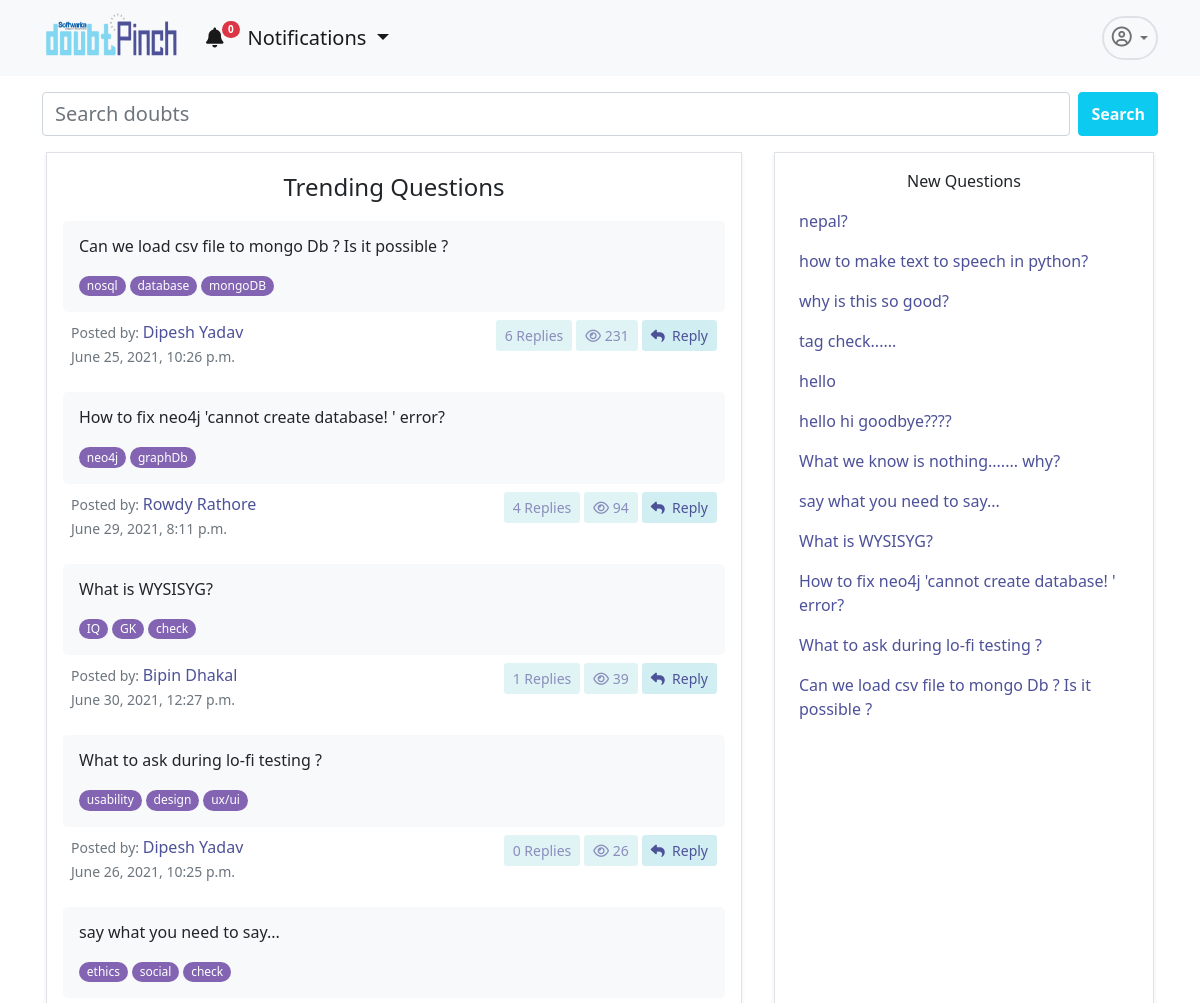
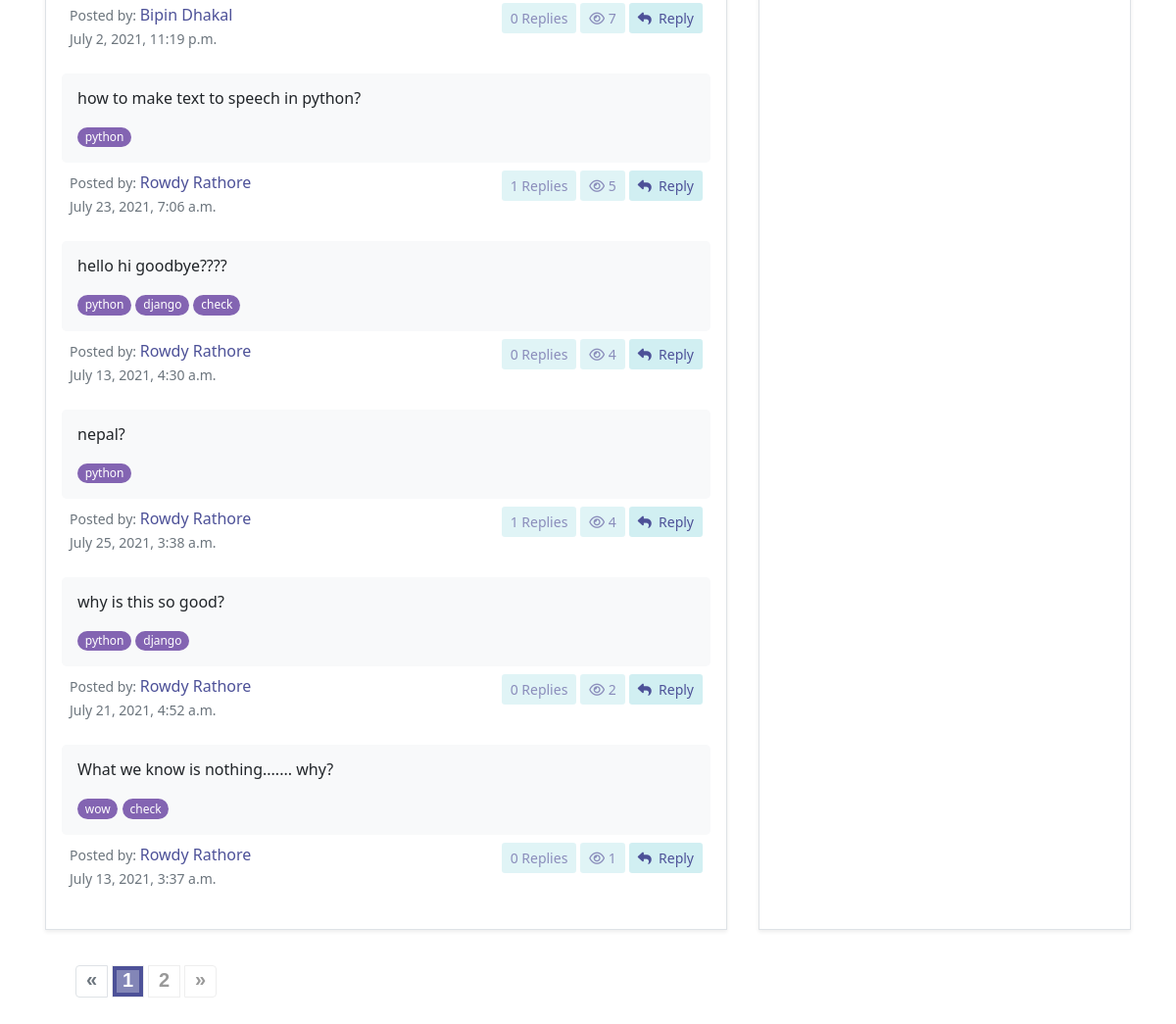
Page /app/home/ on the earlier database version (2 pictures, top to bottom).
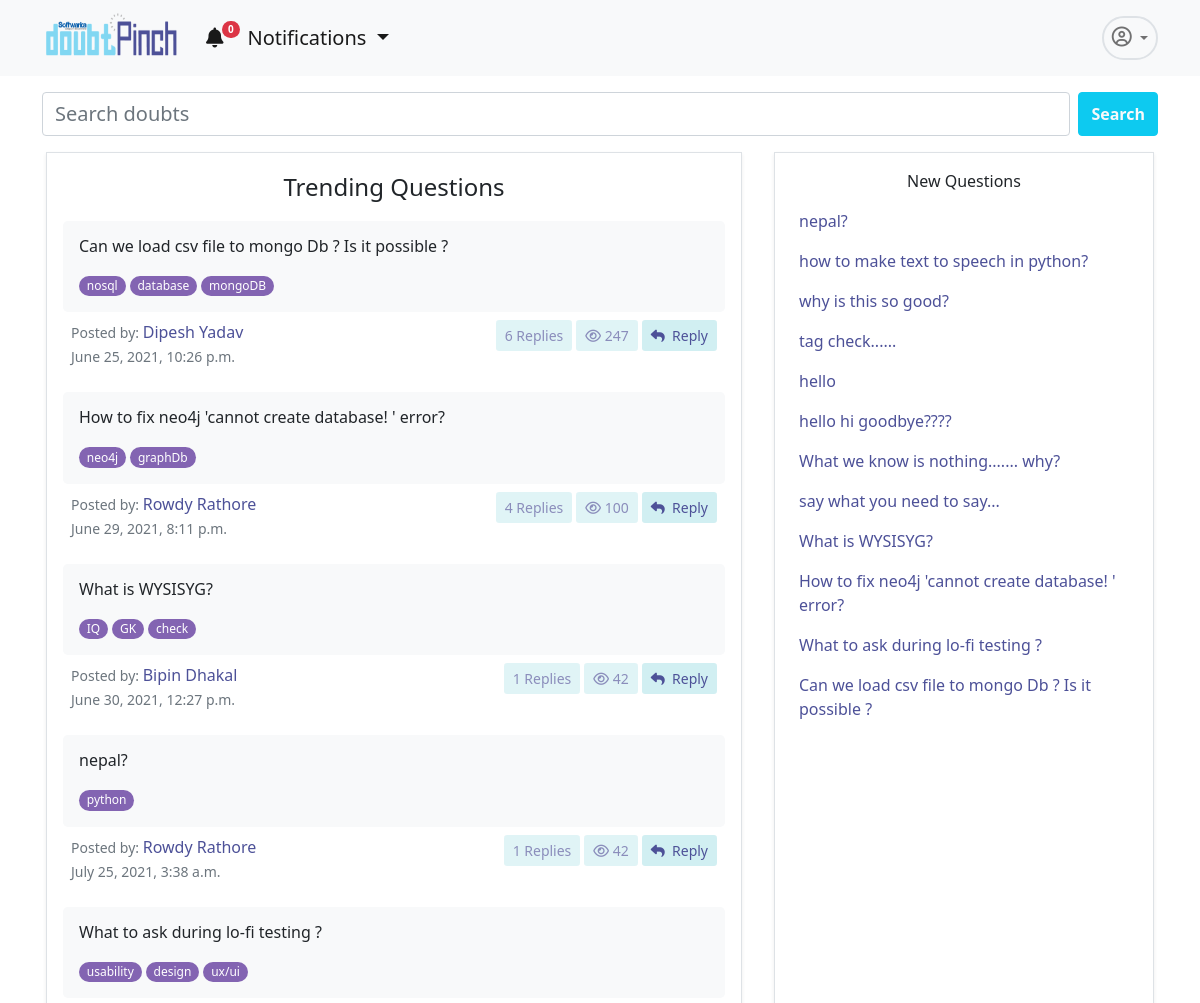
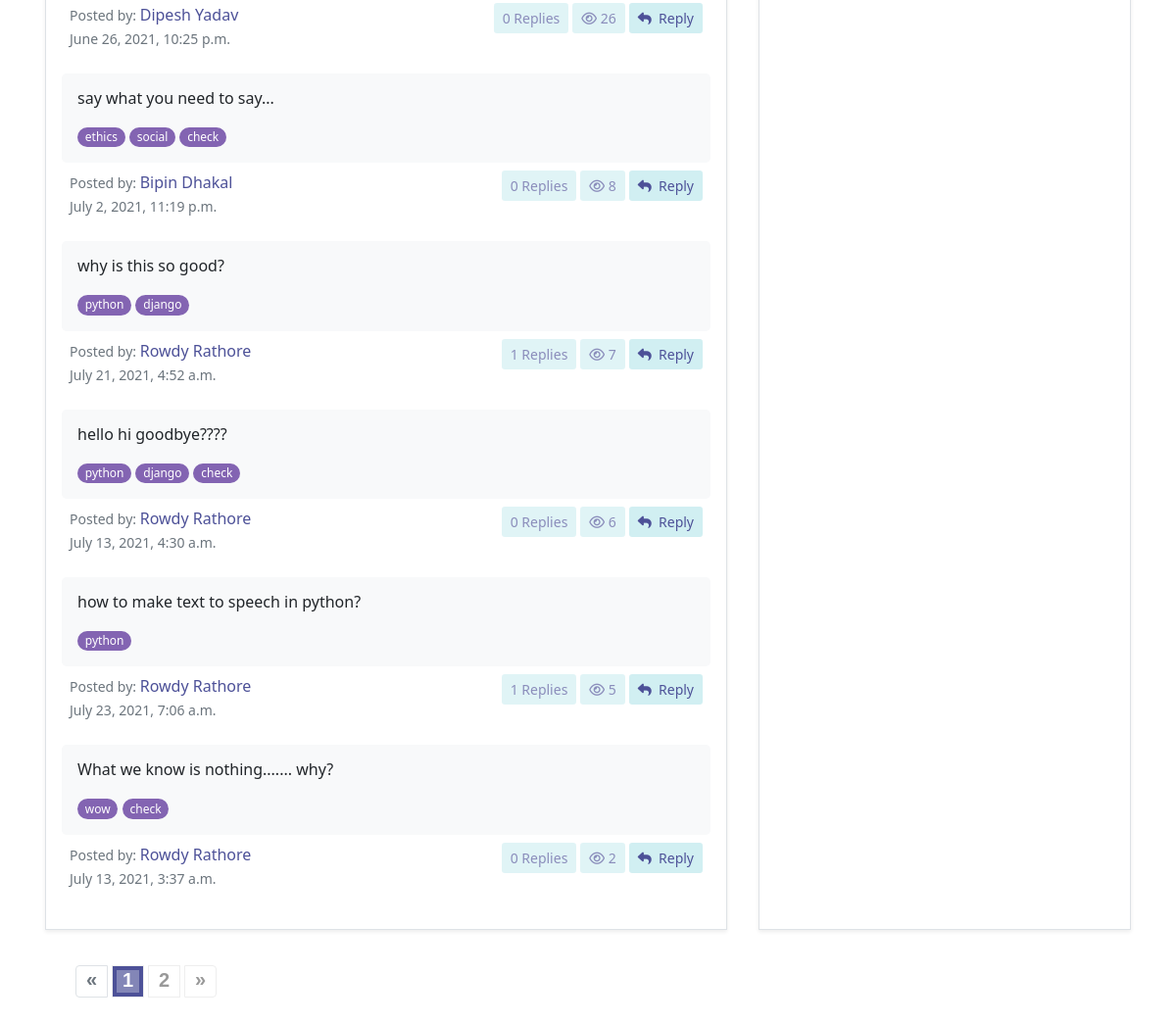
Same page on the later database version (2 pictures, top to bottom).
### dpapp/models.py (models this page shows, shortened)
class Doubt(models.Model):
    user= models.ForeignKey(User,on_delete=models.CASCADE)
    title= models.TextField(null=False)
    description=models.TextField(null=True, blank=True)
    created_on = models.DateTimeField(default=datetime.now, blank=True)
    views= models.IntegerField(default=0)
    tags = TaggableManager()
    @property
    def total_replies(self):
        totalreplies = Answer.objects.filter(doubt=self).count()
        return totalreplies

### accounts/models.py (models this page shows, shortened)
class User(AbstractUser):
    username = None#models.CharField(max_length=255, null=True, blank=True)
    email = models.EmailField(
        verbose_name='email address',
        max_length=255,
        unique=True,
    )
    profile_pic= models.ImageField(upload_to='admin_pics', null=True, blank=True)
    email_confirmed = models.BooleanField(default=False) #initially this field is false but will se chan
    is_active = models.BooleanField(default=False)
    is_staff = models.BooleanField(default=False) # a admin user; non super-user
    is_admin = models.BooleanField(default=False)
    is_seller = models.BooleanField(default=False)
    is_customer = models.BooleanField(default=False)
    USERNAME_FIELD = 'email'
    REQUIRED_FIELDS = [] #emaila nd password are required fields and first name and last name is inherited from the user creation model
    object = UserManager()

### dpapp/views.py (the view)
# urls.py: 2. Add a URL to urlpatterns:  path('', Home.as_view(), name='home')
class Home(ListView):
    template_name="dpapp/home.html"
    model= Doubt
    def get_context_data(self, **kwargs):
        context = super(Home, self).get_context_data(**kwargs)
        doubts=Doubt.objects.all().order_by('-views')
        newdoubts=Doubt.objects.all().order_by('-id')
        paginator= Paginator(doubts, 10)
        page = self.request.GET.get('page')
        try:
            doubts = paginator.page(page)
        except PageNotAnInteger:
            doubts = paginator.page(1)
        except EmptyPage:
            doubts = paginator.page(paginator.num_pages)
        context.update({'doubts':doubts,'newdoubts':newdoubts,'page':page})
        return context

### dpapp/blognav.py (called while the page is built)
def navbar(request):
    if not request.user.is_anonymous:
        user=request.user
        notifications = Notification.objects.filter(user=user).order_by('-id')[:5]
        noti_count = Notification.objects.filter(user=user, is_seen=False).count()
        return {'nav_notifications': notifications,'noti_count':noti_count}
    return {'nav_notifications': '0','noti_count':0}

### templates/dpapp/home.html (shortened to what this page needs)
{% extends 'dpapp/base.html' %}
{% load static %}
        {% block navbar%}
        <link rel="stylesheet" href="{% static 'dpapp/css/paginate.css' %}">
        <div class="container">
            <form class="d-flex mt-3" method="GET" action="/app/search">
                <input class="form-control me-2 fs-5 fw-light" type="search" placeholder="Search doubts" name="query"
                    aria-label="Search">
                <button class="btn btn-info text-light fw-bold" type="submit">Search</button>
            </form>
            <div class="row mt-3 ">
                <div class="col border shadow-sm p-3 mx-3 mb-3">
                    <p class="fw-light fs-4 text-center">Trending Questions</p>
                    {% for i in doubts %}
                    <div class="mt-1">
                        <div class="bg-light mt-2 p-3 rounded-3  ">
                            <p class="h6 text-dark mb-3">{{i.title}}</p>
                            {% for tag in i.tags.all %}
                            <a href="{% url 'dpapp:tags' tag.slug %}"><span class="badge rounded-pill bg-purple fw-normal">{{tag.name}}</span></a>
                            {%endfor%}
                        </div>
                        <div class="d-flex bd-highlight mb-3">
                            <div class="me-auto p-2 bd-highlight">
                                <small class="text-muted">Posted by: <span class="fs-6 text-pinch">{{i.user.first_name}} {{i.user.last_name}}</span></small><br>
                                <small class="text-muted">{{i.created_on}}</span></small>
                            </div>
                            <div class="p-2 bd-highlight">
                                <div class="d-flex justify-content-center">
                                    <a href="" class="btn btn-doubt btn-sm text-pinch disabled me-1"> {{i.total_replies}} Replies</a>
                                    <a href="" class="btn btn-doubt btn-sm text-pinch disabled me-1"><i
                                            class="far fa-eye"></i> {{i.views}}</a>
                                    <a href="{% url 'dpapp:detail' i.id %}" class="btn btn-doubt btn-sm text-pinch "><i
                                            class="fas fa-reply"></i>&nbsp; Reply</a>
                                </div>
                            </div>
                        </div>
                    </div>
                    {% endfor %}
                </div>
                <div class="col-lg-4 col-11 border shadow-sm mx-3 py-3 px-4 mb-3">
                    <p class="fw-light fs-6 text-center">New Questions</p>
                    {% for i in newdoubts%}
                    <a href="{% url 'dpapp:detail' i.id %}" class="text-pinch text-decoration-none fs-6">
                        <p>{{i.title}}</p>
                    </a>
                   {% endfor %}
                </div>
            </div>
            {% if doubts.paginator.num_pages > 1 %}
            <div class="demo">
                <nav class="pagination-outer" aria-label="Page navigation">
                    <ul class="pagination">
                        {% if doubts.has_previous %}
                        {% if 'heading_contains' in request.get_full_path %}
                        <li class="page-item">
                            <a class="page-link" href="{{ request.get_full_path }}&page={{ doubts.previous_page_number }}" tabindex="-1" aria-label="Previous">
                                <span aria-hidden="true">«</span>
                            </a>
                        </li>
                        {% else %}
                        <li class="page-item">
                            <a  class="page-link" href="?page={{ doubts.previous_page_number }}" tabindex="-1" aria-label="Previous">
                                <span aria-hidden="true">«</span>
                            </a>
                        </li>
                        {% endif %}
                        {% else%}
                        <li class="page-item disabled">
                            <a href="#" class="page-link"  tabindex="-1" aria-label="Previous">
                                <span aria-hidden="true">«</span>
                            </a>
                        </li>
                        {% endif %}
                        {% for i in doubts.paginator.page_range %}
                        {% if i == doubts.number%}
                        <li class="page-item active"><a class="page-link" href="#">{{i}}</a></li>
                        {% else %}
                            {% if 'heading_contains' in request.get_full_path %}
                            <li class="page-item"><a class="page-link" href="{{ request.get_full_path }}&page={{ i }}">{{ i }}</a></li>
                            {% else %}
                            <li class="page-item "><a class="page-link"  href="?page={{ i }}">{{ i }}</a></li>
                            {% endif %}
                        {% endif %}
                        {% endfor %}
                        {% if doubts.has_next %}
                        {% if 'heading_contains' in request.get_full_path %}
                        <li class="page-item">
                            <a class="page-link" aria-label="Next" href="{{ request.get_full_path }}&page={{ doubts.next_page_number }}">
                                <span aria-hidden="true">»</span>
                            </a>
                        </li>
                        {% else %}
                        <li class="page-item">
                            <a class="page-link" aria-label="Next" href="?page={{ doubts.next_page_number }}">
                                <span aria-hidden="true">»</span>
                            </a>
                        </li>
                        {%endif%}
                        {% else %}
                        <li class="page-item disabled">
                            <a class="page-link" aria-label="Next" href="#">
                                <span aria-hidden="true">»</span>
                            </a>
                        </li>
                        {%endif%}
                    </ul>
                </nav>
            </div>
            {%endif%}
        </div>
{% endblock %}

### templates/dpapp/base.html (shortened to what this page needs)
<!DOCTYPE html>
{% load static %}
{% load humanize %}
<html lang="en">
    <head>
        <link href="https://cdn.jsdelivr.net/npm/bootstrap@5.0.1/dist/css/bootstrap.min.css" rel="stylesheet"
 />
        <link href="{% static 'dpapp/downhover/css/animate.min.css' %}" rel="stylesheet">
        <link href="{% static 'dpapp/downhover/css/bootstrap-dropdownhover.min.css' %}" rel="stylesheet">
    </head>
    <body>
        <nav class="navbar navbar-expand-lg navbar-light bg-light">
            <div class="container">
                <div data-tilt>
                    <a class="navbar-brand" href="{% url 'dpapp:home'%}">
                        <img src="{% static 'accounts/pics/logo.png' %}" alt="" width="140" height="60" />
                    </a>
                </div>
                <div class="collapse navbar-collapse" id="navbarNavDropdown">
                    <ul class="navbar-nav">
                        <li class="nav-item me-2">
                            <div class="dropdown ">
                                <a class="nav-link active fs-5 dropdown-toggle" id="dropdownMenuButton1" data-bs-toggle="dropdown" aria-expanded="false" aria-current="page" href="#"><i
                                    class="fas fa-bell"></i><span class="badge rounded-pill bg-danger noti-count" style="
                    font-size: 10px;
                    position: relative;
                    top: -12px;
                    left: -2px;
                  ">{{noti_count}}</span> Notifications
                            </a>
                              </div>
                        </li>
                    </ul>
                    <ul class="navbar-nav ms-auto">
                        <li class="nav-item dropdown">
                            <a class="
                  nav-link
                  dropdown-toggle
                  border
                  rounded-pill
                  border-2
                  p-2
                " href="#" id="navbarDropdownMenuLink" role="button" data-bs-toggle="dropdown" aria-expanded="false">
                                <i class="far fa-user-circle fs-5"></i> {{user.first_name}}
                            </a>
                        </li>
                    </ul>
                </div>
            </div>
        </nav>
        {% block navbar %} {% endblock %}
    </body>
</html>

### static/dpapp/css/paginate.css (style rules this page uses)
.pagination-outer { text-align: center; }
.pagination { font-family: 'Quicksand', sans-serif; padding: 20px 30px; border-radius: 0; display: inline-flex; position: relative; float: left; }
.pagination li a.page-link { color: #999; background-color: transparent; font-size: 20px; font-weight: 600; line-height: 29px; height: 33px; width: 33px; padding: 0; margin: 0 5px; border-radius: 0; border: 1px solid #eee; transition: all 0.5s ease 0s; }
.pagination li a.page-link:hover, .pagination li a.page-link:focus, .pagination li.active a.page-link:hover, .pagination li.active a.page-link { color: #fff; background: #4d5198; border: 1px solid #eee; outline: 11px solid rgba(255,255,255,0.3); outline-offset: -17px; }
.pagination li:first-child a.page-link, .pagination li:last-child a.page-link { line-height: 27px; }

### templates/dpapp/base.html (style rules this page uses)
.bg-purple { background-color: #8364b2 !important; }
.text-pinch { color: #4d5198; }
.btn-doubt { background-color: #d1eff2; }

Differences in the rows shown:
changed Doubt "Can we load csv file to mongo Db ? Is it possible ?": views "231" → "247"
changed Doubt "How to fix neo4j 'cannot create database! ' error?": views "94" → "100"
changed Doubt "What is WYSISYG?": views "39" → "42"
changed Doubt "nepal?": views "4" → "42"; moves up the list
changed Doubt "July 2, 2021, 11:19 p.m.": views "7" → "8"
changed Doubt "why is this so good?": total_replies "0" → "1"; views "2" → "7"; moves up the list
changed Doubt "hello hi goodbye????": views "4" → "6"; moves down the list
changed Doubt "What we know is nothing....... why?": views "1" → "2"
